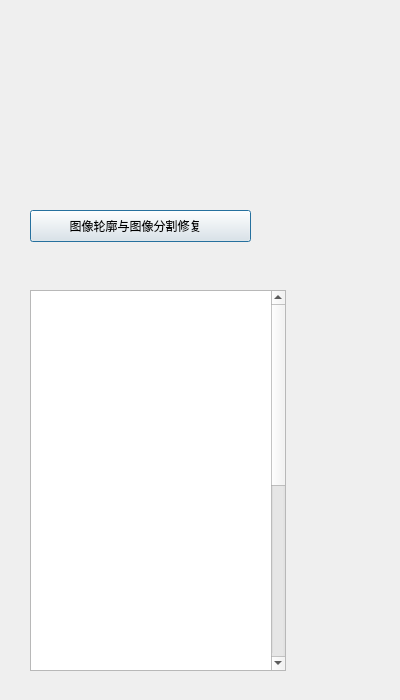
<?xml version="1.0" encoding="UTF-8"?>
<ui version="4.0">
 <class>Chapter8</class>
 <widget class="QDialog" name="Chapter8">
  <property name="geometry">
   <rect>
    <x>0</x>
    <y>0</y>
    <width>400</width>
    <height>700</height>
   </rect>
  </property>
  <property name="windowTitle">
   <string>Dialog</string>
  </property>
  <widget class="QPushButton" name="C8PB1">
   <property name="geometry">
    <rect>
     <x>30</x>
     <y>210</y>
     <width>221</width>
     <height>32</height>
    </rect>
   </property>
   <property name="text">
    <string>图像轮廓与图像分割修复   </string>
   </property>
  </widget>
  <widget class="QTextBrowser" name="textBrowser">
   <property name="geometry">
    <rect>
     <x>30</x>
     <y>290</y>
     <width>256</width>
     <height>381</height>
    </rect>
   </property>
   <property name="styleSheet">
    <string notr="true">QTextBrowser {background-color:rgb(255,132,129,0);border-radius:3px;color:rgb(0,0,0);}
font: 14pt &quot;KaiTi&quot;;</string>
   </property>
   <property name="html">
    <string>&lt;!DOCTYPE HTML PUBLIC &quot;-//W3C//DTD HTML 4.0//EN&quot; &quot;http://www.w3.org/TR/REC-html40/strict.dtd&quot;&gt;
&lt;html&gt;&lt;head&gt;&lt;meta name=&quot;qrichtext&quot; content=&quot;1&quot; /&gt;&lt;style type=&quot;text/css&quot;&gt;
p, li { white-space: pre-wrap; }
&lt;/style&gt;&lt;/head&gt;&lt;body style=&quot; font-family:'.SF NS Text'; font-size:13pt; font-weight:400; font-style:normal;&quot;&gt;
&lt;p style=&quot; margin-top:0px; margin-bottom:0px; margin-left:0px; margin-right:0px; -qt-block-indent:0; text-indent:0px;&quot;&gt;&lt;span style=&quot; font-size:14pt; font-weight:600; font-style:italic; color:#ffffff;&quot;&gt;轮廓检测指在包含目标和背景的数字图像中，忽略背景和目标内部的纹理以及噪声干扰的影响，采用一定的技术和方法来实现目标轮廓提取的过程。它是目标检测、形状分析、目标识别和目标跟踪等技术的重要基础。目前轮廓检测方法有两类，一类是利用传统的边缘检测算子检测目标轮廓，另一类是从人类视觉系统中提取可以使用的数学模型完成目标轮廓检测。&lt;/span&gt;&lt;/p&gt;
&lt;p style=&quot; margin-top:0px; margin-bottom:0px; margin-left:0px; margin-right:0px; -qt-block-indent:0; text-indent:0px;&quot;&gt;&lt;span style=&quot; font-size:14pt; font-weight:600; font-style:italic; color:#ffffff;&quot;&gt;图像分割就是把图像分成若干个特定的、具有独特性质的区域并提出感兴趣目标的技术和过程。它是由图像处理到图像分析的关键步骤。现有的图像分割方法主要分以下几类：基于阈值的分割方法、基于区域的分割方法、基于边缘的分割方法以及基于特定理论的分割方法等。&lt;/span&gt;&lt;/p&gt;&lt;/body&gt;&lt;/html&gt;</string>
   </property>
  </widget>
 </widget>
 <resources/>
 <connections/>
</ui>
